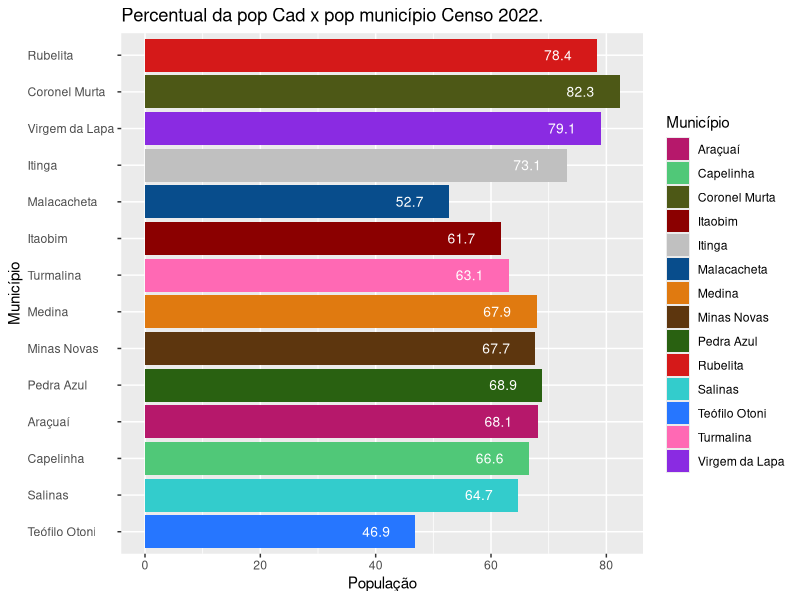
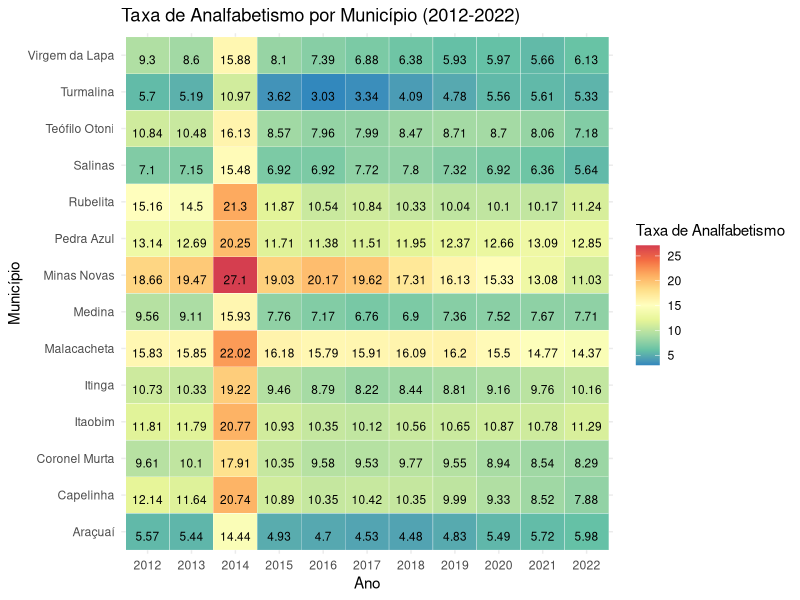
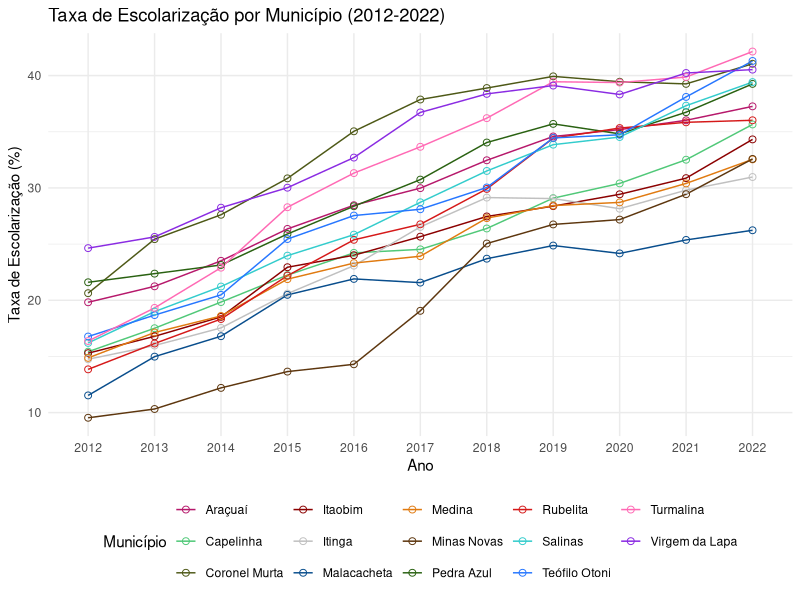
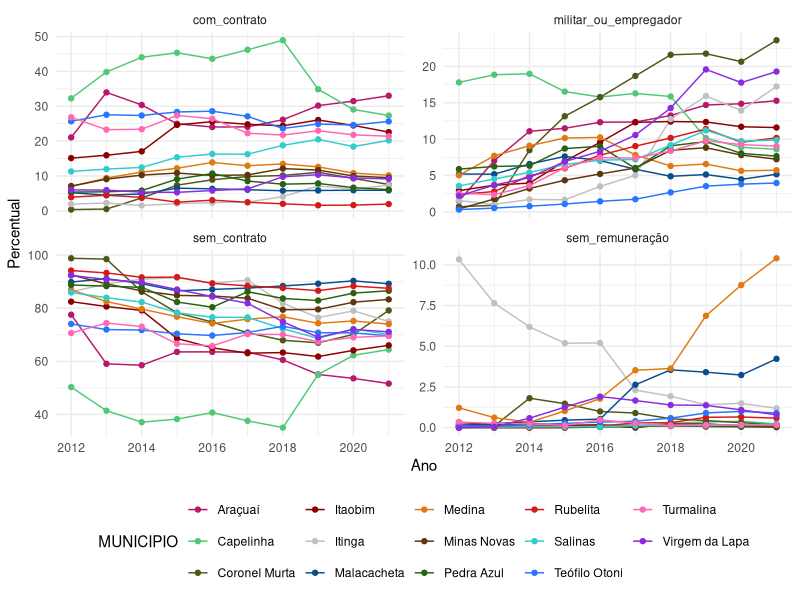
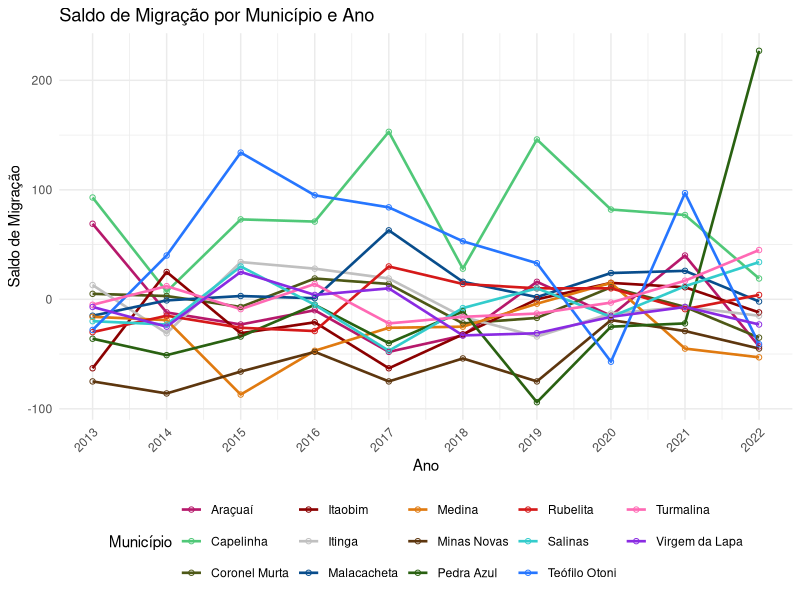
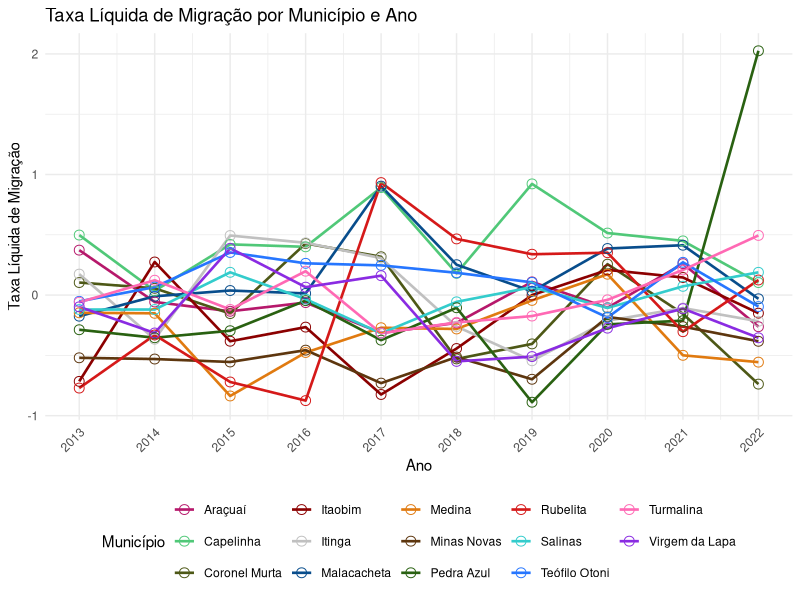
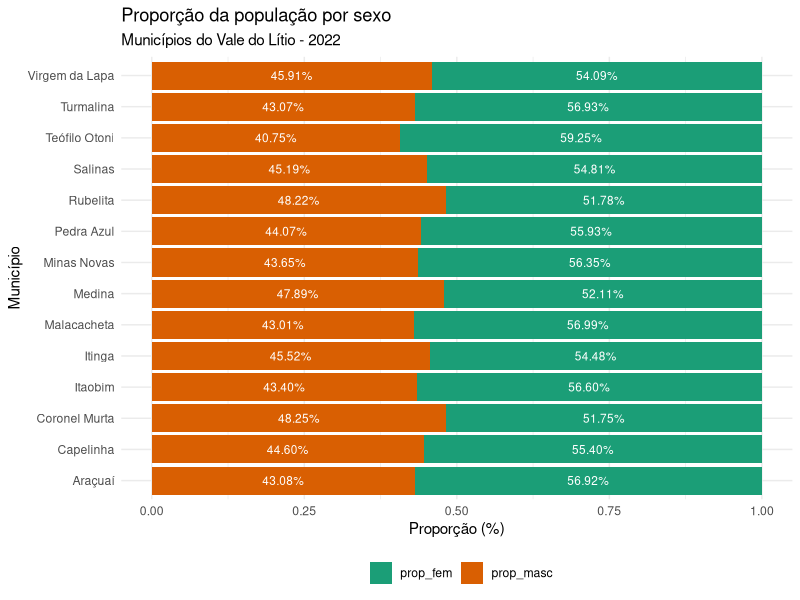

These charts were generated, in order, by the following R code:
## ---- chunk 1
knitr::opts_chunk$set(echo = FALSE)
Sys.setlocale("LC_ALL", "en_US.UTF-8")

## ---- chunk 2
# Criar os vetores com os dados
cidades <- c("Araçuaí", "Capelinha", "Coronel Murta", "Itaobim", "Itinga", "Malacacheta", "Medina", "Minas Novas", "Pedra Azul", "Rubelita", "Salinas", "Teófilo Otoni", "Turmalina", "Virgem da Lapa")
censo_2022 <- c(34297, 39626, 8200, 19151, 13745, 17516, 20156, 24405, 24410, 5679, 40178, 137418, 20000, 11804)
percent_pop <- c(68.1, 66.6, 82.3, 61.7, 73.1, 52.7, 67.9, 67.7, 68.9, 78.4, 64.7, 46.9, 63.1, 79.1)
ibge <- c(3103405, 3112307, 3119500, 3133303, 3134004, 3139201, 3141405, 3141801, 3148707, 3156502, 3157005, 3168606, NA, 3171600)

# Criar o dataframe
df <- data.frame(CENSO_2022 = censo_2022, `%_POP_Cad_x_municipio_Censo_2022` = percent_pop, Município = cidades, IBGE = ibge)

## ---- chunk 3
library(ggplot2)

# Configuração de cores personalizadas
custom_colors <- c("#b6186b", "#50c878", "#4d5816", "#8b0000", "#c0c0c0", 
                   "#084d8c", "#e07a10", "#5d360e", "#296111", "#d51919", 
                   "#33cccc", "#2676ff", "#FF69B4", "#8A2BE2")


# Criar o gráfico de barras horizontal com cores personalizadas para o preenchimento e valores dentro das barras
ggplot(df, aes(x = df$X._POP_Cad_x_municipio_Censo_2022, y = reorder(Município, -CENSO_2022), fill = Município)) +
  geom_col() + # Usar geom_col() para gráfico de barras horizontal
  geom_text(aes(label = df$X._POP_Cad_x_municipio_Censo_2022), hjust = 1.9, size = 3.5, color = "white") + # Adiciona os valores dentro das barras
  scale_fill_manual(values = custom_colors) +
  labs(title = "Percentual da pop Cad x pop município Censo 2022.",
       x = "População",
       y = "Município",
       fill = "Município") +
  theme(axis.text.y = element_text(hjust = 0)) # Ajustar a posição dos rótulos do eixo y

## ---- chunk 4
# Importando os dados
df_analfabetismo <- data.frame(
  IBGE = c(3103405, 3112307, 3119500, 3133303, 3134004, 3139201, 3141405, 3141801, 3148707, 3156502, 3157005, 3168606, 3169703, 3171600),
  MUNICIPIO = c("Araçuaí", "Capelinha", "Coronel Murta", "Itaobim", "Itinga", "Malacacheta", "Medina", "Minas Novas", "Pedra Azul", "Rubelita", "Salinas", "Teófilo Otoni", "Turmalina", "Virgem da Lapa"),
  `2012` = c(5.57, 12.14, 9.61, 11.81, 10.73, 15.83, 9.56, 18.66, 13.14, 15.16, 7.10, 10.84, 5.70, 9.30),
  `2013` = c(5.44, 11.64, 10.10, 11.79, 10.33, 15.85, 9.11, 19.47, 12.69, 14.50, 7.15, 10.48, 5.19, 8.60),
  `2014` = c(14.44, 20.74, 17.91, 20.77, 19.22, 22.02, 15.93, 27.10, 20.25, 21.30, 15.48, 16.13, 10.97, 15.88),
  `2015` = c(4.93, 10.89, 10.35, 10.93, 9.46, 16.18, 7.76, 19.03, 11.71, 11.87, 6.92, 8.57, 3.62, 8.10),
  `2016` = c(4.70, 10.35, 9.58, 10.35, 8.79, 15.79, 7.17, 20.17, 11.38, 10.54, 6.92, 7.96, 3.03, 7.39),
  `2017` = c(4.53, 10.42, 9.53, 10.12, 8.22, 15.91, 6.76, 19.62, 11.51, 10.84, 7.72, 7.99, 3.34, 6.88),
  `2018` = c(4.48, 10.35, 9.77, 10.56, 8.44, 16.09, 6.90, 17.31, 11.95, 10.33, 7.80, 8.47, 4.09, 6.38),
  `2019` = c(4.83, 9.99, 9.55, 10.65, 8.81, 16.20, 7.36, 16.13, 12.37, 10.04, 7.32, 8.71, 4.78, 5.93),
  `2020` = c(5.49, 9.33, 8.94, 10.87, 9.16, 15.50, 7.52, 15.33, 12.66, 10.10, 6.92, 8.70, 5.56, 5.97),
  `2021` = c(5.72, 8.52, 8.54, 10.78, 9.76, 14.77, 7.67, 13.08, 13.09, 10.17, 6.36, 8.06, 5.61, 5.66),
  `2022` = c(5.98, 7.88, 8.29, 11.29, 10.16, 14.37, 7.71, 11.03, 12.85, 11.24, 5.64, 7.18, 5.33, 6.13)
)



## ---- chunk 5
# Carregando os pacotes necessários
library(tidyverse)
library(reshape2)
library(RColorBrewer)

# Transformando o dataframe para o formato longo
df_long <- melt(df_analfabetismo, id.vars = c("IBGE", "MUNICIPIO"), variable.name = "Ano", value.name = "TaxaAnalfabetismo")

# Ajustando os nomes dos anos 
df_long$Ano <- gsub("X", "", df_long$Ano)

# Escolhendo uma paleta de cores
color_palette <- rev(brewer.pal(name = "Spectral", n = 9))

# Criando o mapa de calor
ggplot(df_long, aes(x = Ano, y = MUNICIPIO, fill = TaxaAnalfabetismo)) +
  geom_tile(color = "white") +
  geom_text(aes(label = round(TaxaAnalfabetismo, 2)), vjust = 1, size=3) +
  scale_fill_gradientn(colors = color_palette) +
  theme_minimal() +
  labs(title = "Taxa de Analfabetismo por Município (2012-2022)", x = "Ano", y = "Município", fill = "Taxa de Analfabetismo")


## ---- chunk 6
# Criando o dataframe
tx_escolaricao <- data.frame(
  IBGE = c(3103405, 3112307, 3119500, 3133303, 3134004, 3139201, 3141405, 3141801, 3148707, 3156502, 3157005, 3168606, 3169703, 3171600),
  MUNICIPIO = c("Araçuaí", "Capelinha", "Coronel Murta", "Itaobim", "Itinga", "Malacacheta", "Medina", "Minas Novas", "Pedra Azul", "Rubelita", "Salinas", "Teófilo Otoni", "Turmalina", "Virgem da Lapa"),
  `2012` = c(19.82, 15.42, 20.63, 15.29, 14.75, 11.53, 14.87, 9.54, 21.60, 13.85, 16.20, 16.77, 16.37, 24.64),
  `2013` = c(21.24, 17.51, 25.44, 16.79, 15.97, 14.98, 17.13, 10.32, 22.37, 16.15, 18.99, 18.68, 19.32, 25.64),
  `2014` = c(23.51, 19.84, 27.61, 18.52, 17.54, 16.80, 18.60, 12.20, 23.14, 18.33, 21.22, 20.48, 22.90, 28.24),
  `2015` = c(26.35, 22.24, 30.85, 22.94, 20.59, 20.48, 21.88, 13.65, 25.90, 22.19, 23.97, 25.45, 28.28, 30.02),
  `2016` = c(28.46, 24.22, 35.04, 24.01, 23.08, 21.90, 23.31, 14.30, 28.37, 25.38, 25.84, 27.54, 31.32, 32.70),
  `2017` = c(29.98, 24.53, 37.87, 25.66, 26.53, 21.57, 23.92, 19.06, 30.74, 26.76, 28.72, 28.10, 33.66, 36.72),
  `2018` = c(32.46, 26.39, 38.89, 27.46, 29.14, 23.70, 27.31, 25.05, 34.04, 29.91, 31.51, 30.04, 36.21, 38.37),
  `2019` = c(34.58, 29.09, 39.93, 28.38, 29.05, 24.87, 28.43, 26.75, 35.70, 34.43, 33.85, 34.45, 39.45, 39.11),
  `2020` = c(35.19, 30.40, 39.45, 29.43, 28.15, 24.17, 28.71, 27.18, 34.81, 35.33, 34.53, 34.73, 39.38, 38.32),
  `2021` = c(36.02, 32.51, 39.26, 30.87, 29.80, 25.37, 30.40, 29.44, 36.74, 35.84, 37.32, 38.10, 39.87, 40.23),
  `2022` = c(37.26, 35.65, 41.05, 34.32, 30.97, 26.23, 32.54, 32.58, 39.26, 36.02, 39.42, 41.30, 42.14, 40.53)
)

## ---- chunk 7
# Carregando os pacotes necessários
library(tidyverse)


# Configuração de cores personalizadas
custom_colors <- c("#b6186b", "#50c878", "#4d5816", "#8b0000", "#c0c0c0", 
                   "#084d8c", "#e07a10", "#5d360e", "#296111", "#d51919", 
                   "#33cccc", "#2676ff", "#FF69B4", "#8A2BE2")

# Transformando o dataframe para o formato longo
df_long <- melt(tx_escolaricao, id.vars = c("IBGE", "MUNICIPIO"), variable.name = "Ano", value.name = "TaxaEscolarizacao")

# Ajustando os nomes dos anos 
df_long$Ano <- gsub("X", "", df_long$Ano)

# Definindo as cores manualmente
custom_colors <- c("#b6186b", "#50c878", "#4d5816", "#8b0000", "#c0c0c0", "#084d8c", "#e07a10", "#5d360e", "#296111", "#d51919", "#33cccc", "#2676ff", "#FF69B4", "#8A2BE2")


# Criando o gráfico de linhas
ggplot(df_long, aes(x = Ano, y = TaxaEscolarizacao, group = MUNICIPIO, color = MUNICIPIO)) +
  geom_line() +
  scale_color_manual(values = custom_colors) +
  geom_point(size = 2, shape = 21) +
  theme_minimal() +
  labs(title = "Taxa de Escolarização por Município (2012-2022)", x = "Ano", y = "Taxa de Escolarização (%)", color = "Município") +
  theme(legend.position = "bottom")



## ---- chunk 8
# Carregando o pacote ggplot2
library(tidyverse)
library(readxl)
pop_idade_ativa <- read_excel("pop_idade_ativa.xlsx")

pop_idade_ativa_long <- pop_idade_ativa %>%
  gather(key = "Tipo_Trabalho", value = "Percentual", sem_contrato, com_contrato, militar_ou_empregador, sem_remuneração)

# Configuração de cores personalizadas
custom_colors <- c("#b6186b", "#50c878", "#4d5816", "#8b0000", "#c0c0c0", 
                   "#084d8c", "#e07a10", "#5d360e", "#296111", "#d51919", 
                   "#33cccc", "#2676ff", "#FF69B4", "#8A2BE2")

# Criando o painel de gráficos
ggplot(pop_idade_ativa_long, aes(x = ano, y = Percentual, group = MUNICIPIO, colour = MUNICIPIO)) +
  scale_color_manual(values = custom_colors)+
  geom_point(size = 1, shape = 21) +
  geom_line() +
  geom_point() +
  theme_minimal() +
  labs(y = "Percentual", x = "Ano") +
  facet_wrap(~Tipo_Trabalho, scales = "free_y") +
  theme(legend.position = "bottom")

## ---- chunk 9
# Carregando os pacotes necessários
library(ggplot2)
library(dplyr)
library(readxl)
saldo_migratorio <- read_excel("saldo_migratorio.xlsx", 
    sheet = "Planilha2")

# Configuração de cores personalizadas para positivo e negativo
custom_colors_pos_neg <- c("positivo" = "#538017", "negativo" = "#802f17")

# Adicionando uma nova coluna para indicar se o saldo migratório é positivo ou negativo
saldo_migratorio <- saldo_migratorio %>%
  mutate(SaldoTipo = ifelse(SM >= 0, "positivo", "negativo"))

## ---- chunk 10
# Carregando os pacotes necessários
library(ggplot2)

# Configuração de cores personalizadas
custom_colors <- c("#b6186b", "#50c878", "#4d5816", "#8b0000", "#c0c0c0", 
                   "#084d8c", "#e07a10", "#5d360e", "#296111", "#d51919", 
                   "#33cccc", "#2676ff", "#FF69B4", "#8A2BE2")

# Definindo os anos manualmente para o eixo x
anos <- c(2012, 2013, 2014, 2015, 2016, 2017, 2018, 2019, 2020, 2021, 2022)

# Criando o gráfico de linhas para a taxa líquida de migração com melhor distinção
 ggplot(saldo_migratorio, aes(x = ano, y = SM, group = Município, colour = Município)) +
  geom_line(linewidth = 0.9) +  # Aumentando a espessura das linhas
  geom_point(linewidth = 3, shape = 21) +  # Adicionando marcadores com bordas
  scale_color_manual(values = custom_colors) +  # Utilizando cores personalizadas
  scale_x_continuous(breaks = anos) +  # Definindo os anos manualmente
  theme_minimal() +
  labs(title = "Saldo de Migração por Município e Ano",
       y = "Saldo de Migração",
       x = "Ano") +
  theme(legend.position = "bottom",
        axis.text.x = element_text(angle = 45, hjust = 1)) 



## ---- chunk 11
# Carregando os pacotes necessários
library(ggplot2)

# Configuração de cores personalizadas
custom_colors <- c("#b6186b", "#50c878", "#4d5816", "#8b0000", "#c0c0c0", 
                   "#084d8c", "#e07a10", "#5d360e", "#296111", "#d51919", 
                   "#33cccc", "#2676ff", "#FF69B4", "#8A2BE2")

# Definindo os anos manualmente para o eixo x
anos <- c(2012, 2013, 2014, 2015, 2016, 2017, 2018, 2019, 2020, 2021, 2022)

# Criando o gráfico de linhas para a taxa líquida de migração com melhor distinção
 ggplot(saldo_migratorio, aes(x = ano, y = TLM, group = Município, colour = Município)) +
  geom_line(linewidth = 0.9) +  # Aumentando a espessura das linhas
  geom_point(size = 3, shape = 21) +  # Adicionando marcadores com bordas
  scale_color_manual(values = custom_colors) +  # Utilizando cores personalizadas
  scale_x_continuous(breaks = anos) +  # Definindo os anos manualmente
  theme_minimal() +
  labs(title = "Taxa Líquida de Migração por Município e Ano",
       y = "Taxa Líquida de Migração",
       x = "Ano") +
  theme(legend.position = "bottom",
        axis.text.x = element_text(angle = 45, hjust = 1)) 



## ---- chunk 12
library(readxl)
prop_mac_fem <- read_excel("prop_mac_fem.xlsx")

# Calcular a população total
df <- prop_mac_fem %>%
  mutate(pop_total = masc + fem) %>% filter(ano==2022)

# Calcular a proporção da população por gênero
df <- df %>%
  mutate(prop_masc = masc / pop_total,
         prop_fem = fem / pop_total)

# Reorganizar os dados no formato longo
df_long <- df %>%
  select(MUNICIPIO, prop_masc, prop_fem) %>%
  pivot_longer(cols = c(prop_masc, prop_fem),
               names_to = "Genero",
               values_to = "Proporcao")

# Criar o gráfico de barras empilhadas
ggplot(df_long, aes(x = MUNICIPIO, y = Proporcao, fill = Genero)) +
  geom_bar(stat = "identity", position = "stack") +
  geom_text(aes(label = scales::percent(Proporcao, accuracy = 0.01)), position = position_stack(vjust = 0.5), color = "white", size = 3) + 
  coord_flip() +  # Virar o gráfico para melhor visualização
  theme_minimal() +
  scale_fill_brewer(palette = "Dark2") +  # Escolha uma paleta da RColorBrewer
  labs(title = "Proporção da população por sexo",
       subtitle = "Municípios do Vale do Lítio - 2022",
       x = "Município",
       y = "Proporção (%)",
       fill = "") +
  theme(legend.position = "bottom")
